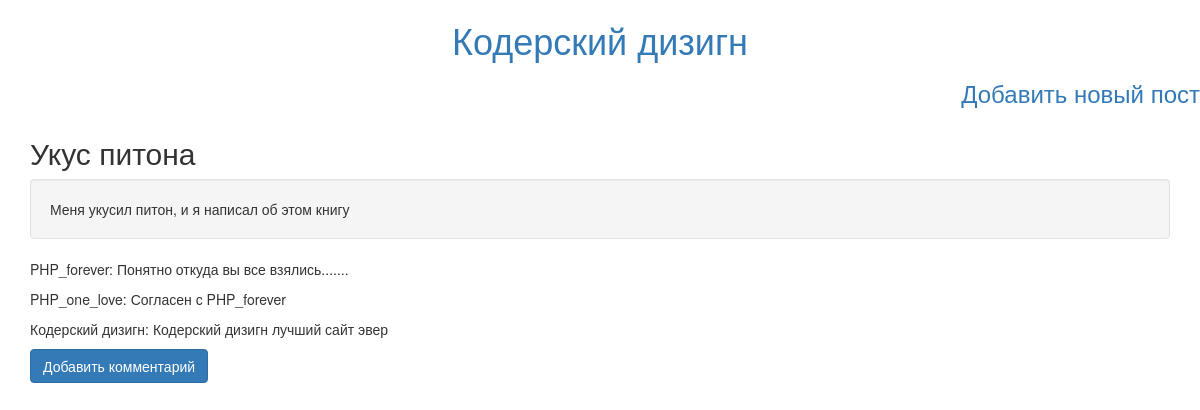
The app's page /post/1/ with its own data.
### blog_platform/models.py (models this page shows, shortened)
class Post(models.Model):
    title = models.CharField(u'Тема', max_length=255)
    text = models.TextField(u'Текст')
    views_count = models.IntegerField(u'Число просмотров', default=0)
    creation_date = models.DateTimeField(u'Дата создания', auto_now_add=True)
    is_hidden = models.BooleanField(default=False)
    def add_view(self):
        self.views_count += 1
        self.save()
    class Meta:
        verbose_name = 'Пост'
        verbose_name_plural = 'Посты'

class Comment(models.Model):
    post = models.ForeignKey(Post, on_delete=models.PROTECT)
    author_nick = models.CharField(u'Автор', max_length=255)
    text = models.TextField(u'Текст')
    creation_date = models.DateTimeField(u'Дата создания', auto_now_add=True)
    class Meta:
        verbose_name = 'Комментарий'
        verbose_name_plural = 'Комментарии'

### blog_platform/views.py (the view)
# urls.py: path('post/<int:pk>/', views.PostsView.as_view()),
class PostsView(DetailView):
    model = Post
    template_name = 'post.html'
    def get_context_data(self, **kwargs):
        context = super().get_context_data(**kwargs)
        comments = Comment.objects.filter(post=context['post'].pk).order_by('creation_date')
        context['comments'] = comments
        context['comment_add_url'] = "/post/{}/add_comment".format(context['post'].id)
        Post.objects.get(pk=context['post'].pk).add_view()
        return context

### blog_platform/templates/post.html
{% extends 'base.html' %}
{% block content%}
<h2>{{ post.title }}</h2>
<div class="well">
	{{ post.text }}
</div>
{% for comment in comments %}
<p>
	{{ comment.author_nick }}: {{ comment.text }}
</p>
{% endfor %}
<a href="{{ comment_add_url }}" type="button" class="btn btn-primary">Добавить комментарий</a>
{% endblock %}

### blog_platform/templates/base.html (shortened to what this page needs)
<head>
	<link rel="stylesheet" href="https://maxcdn.bootstrapcdn.com/bootstrap/3.3.7/css/bootstrap.min.css">
</head>
<body>
<h1 align="center"><a href="/">Кодерский дизигн</a></h1>
<h3 align="right"><a href="/posts/add">Добавить новый пост</a></h3>
	<div class="container theme-showcase" role="main">
		{% block content %}
		{% endblock %}
	</div>
</body>

### records on screen
Post: title "Укус питона", text "Меня укусил питон, и я написал об этом книгу"
Comment: author_nick "PHP_forever", text "Понятно откуда вы все взялись......."
Comment: author_nick "PHP_one_love", text "Согласен с PHP_forever"
Comment: author_nick "Кодерский дизигн", text "Кодерский дизигн лучший сайт эвер"
